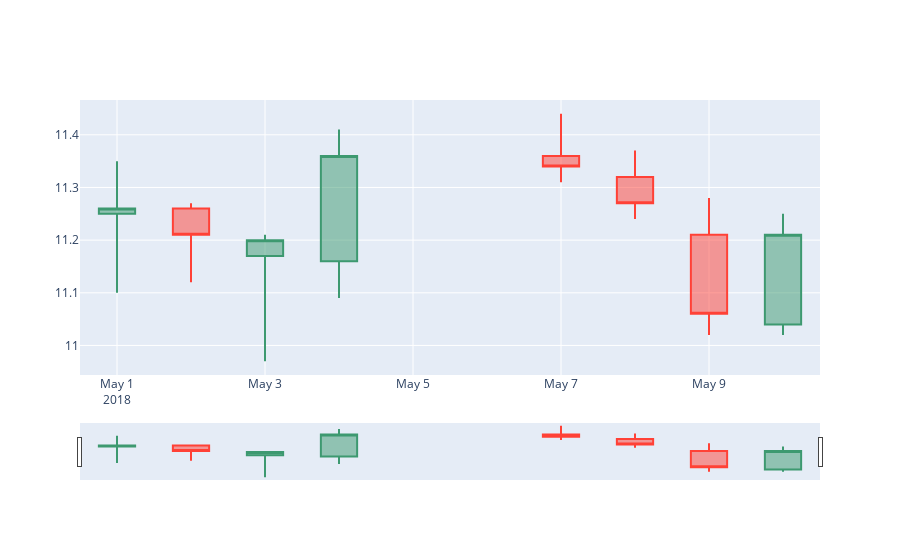

The cell this chart's notebook holds for it:
### Markdown cell above
#### Plot the candlesticks
The plot has the following components:
* A bounding box whose y values represent the range between the stock's open and close prices 
* A green box represents a higher close value than open (i.e. stock price went up that day)
* The box is red when the stock closed lower
* The vertical lines (bars above and below the box) show the range of intra-day high and low prices
* The vertical lines are capped at the top by horizontal lines called whiserks. By default, the width of the whisker is 0 which is why we don't see them

Notice that a slider appears by default along the X axis

### Code cell
data = [trace]

offline.iplot(data)

### Figure 1 — Plotly figure (JSON) as saved in the notebook; plotly's stock layout.template omitted (floating-point values rounded to 4 significant figures)
{"data": [{"type": "candlestick", "high": [11.35, 11.27, 11.21, 11.41, 11.44, 11.37, 11.28, 11.25], "low": [11.1, 11.12, 10.97, 11.09, 11.31, 11.24, 11.02, 11.02], "x": ["2018-05-01T00:00:00", "2018-05-02T00:00:00", "2018-05-03T00:00:00", "2018-05-04T00:00:00", "2018-05-07T00:00:00", "2018-05-08T00:00:00", "2018-05-09T00:00:00", "2018-05-10T00:00:00"], "close": [11.26, 11.21, 11.2, 11.36, 11.34, 11.27, 11.06, 11.21], "open": [11.25, 11.26, 11.17, 11.16, 11.36, 11.32, 11.21, 11.04]}], "layout": {}}
